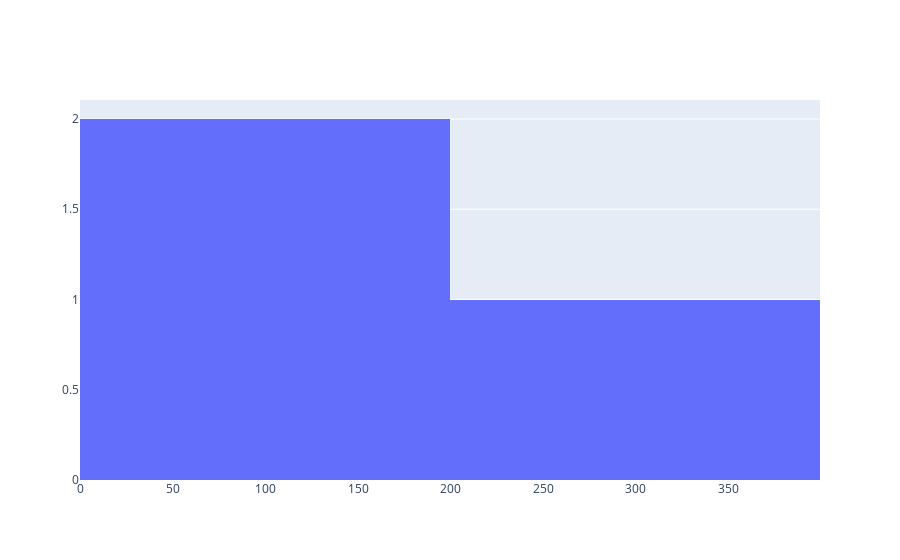

Notebook code for this chart:
### Code cell
dff = df[df['date_parsed'] == date]
grouped = dff.groupby(by='trim_level').count()['model_year'].to_frame().rename(columns={'model_year':'count'}).reset_index(0)
fig = go.Figure()
fig.add_trace(go.Histogram(x=grouped['count']))
fig.show()

### Figure 1 — Plotly figure (JSON) as saved in the notebook; plotly's stock layout.template omitted (floating-point values rounded to 4 significant figures)
{"data": [{"type": "histogram", "x": [164, 168, 362]}], "layout": {}}
